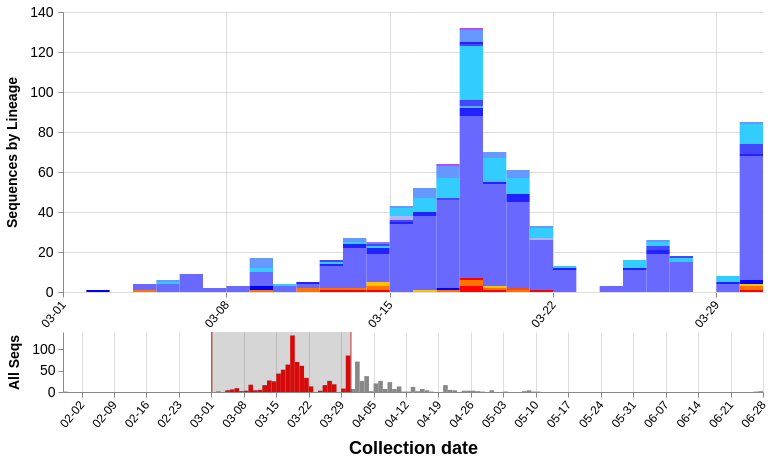

Source (Vega-Lite JSON):
### Vega specification from a JSON file in a GitHub repository (floating-point values rounded to 4 significant figures; data arrays with more than 128 entries replaced by an {"elided": "..."} marker saying what was removed)
{"$schema": "https://vega.github.io/schema/vega/v5.json", "description": "A basic stacked bar chart example.", "comment": "These will be overridden by the container of this vega plot", "width": 700, "height": 380, "padding": 5, "signals": [{"name": "disableSelectionColoring", "value": true}, {"name": "detailHeight", "value": 280}, {"name": "detailClip", "update": "detailHeight == 0"}, {"name": "overviewY", "update": "detailHeight == 0 ? 0 : detailHeight + 40"}, {"name": "overviewHeight", "value": 60}, {"name": "dateRangeStart", "value": 1575158400000, "comment": "Along with dateRangeEnd, these are hard limits on the dates shown. May need to update when we hit 2021. Dates are in milliseconds, unix epoch"}, {"name": "dateRangeEnd", "value": 1609372800000}, {"name": "dateBin", "value": 86400000, "comment": "Binning of observations by date, where date is in milliseconds. Default is 1 day (1000 * 60 * 60 * 24). This should never be less than a day. This is passed to the bin transform of cases_by_date_and_group"}, {"name": "overviewYLabel", "value": "All Seqs", "comment": "Y-axis label of the overview (bottom) panel"}, {"name": "detailYLabel", "value": "Sequences by Lineage", "comment": "Y-axis label of the detail (upper) panel"}, {"name": "yFormat", "value": "s"}, {"name": "stackOffset", "value": "zero", "comment": "Whether to show the counts as percentages ('normalize') or as absolute counts ('zero'). This is passed to the stack transform of cases_by_date_and_group"}, {"name": "cumulativeWindow", "value": [0, 0], "comment": "Window to calculate cumulative counts over. [0, 0] disables this behavior, while [null, 0] does the cumulative counting"}, {"name": "detailDomain", "value": [1583020800000, 1585612800000], "comment": "The date range selected on the overview (bottom) panel. The units are in JS date objects. If there is no date selected, this should be null."}, {"name": "brush", "value": 0, "comment": "The date range selected on the overview (bottom) panel, in screen-space coordinate units (pixels). This will be converted to dates for the detailDomain signal by referencing the xOverview scale"}, {"name": "delta", "value": 0, "comment": "The difference between windows when dragging a date selection window in the overview (bottom) panel. It is tracked onmousemove and used to update the 'brush' signal after mouseup. Units are in screen-space coordinates (pixels)"}, {"name": "xdown", "value": 0, "comment": "The initial screen-space click location, in screen-space coordinates (pixels), when first clicking on the date range window before dragging it. This is used to calculate the 'delta' signal"}, {"name": "anchor", "value": null, "comment": "The initial 'brush' signal state, when clicking on the date range window to drag it. Units are in screen-space coordinates (pixels). Used to update the 'brush' signal after dragging it."}, {"name": "hoverBar", "value": null, "comment": "Used to store which group is hovered over. Is an object with field 'group'"}, {"name": "clear", "value": true, "comment": "If clicking on anything but a grouped bar, then clear the selection (by clearing the 'selection' data object)", "on": [{"events": "mouseup[!event.item]", "update": "true", "force": true}]}, {"name": "shift", "value": false, "comment": "Track whether or not the shift key is pressed. Used to select multiple groups by holding down shift before clicking", "on": [{"events": "@detailbars:click", "update": "event.shiftKey", "force": true}]}, {"name": "clicked", "value": null, "comment": "Track clicks on the group bars, for selection purposes", "on": [{"events": "@detailbars:click", "update": "{group: datum.group}", "force": true}]}], "data": [{"name": "selected", "comment": "A list of groups that are selected", "values": [{"group": "S|614|D|G"}], "on": [{"trigger": "clear", "remove": true}, {"trigger": "!shift", "remove": true}, {"trigger": "!shift && clicked", "insert": "clicked"}, {"trigger": "shift && clicked", "toggle": "clicked"}]}, {"name": "cases_by_date_and_group", "comment": "Main data object, same as caseData in store", "format": {"parse": {"group": "string", "cases_sum": "number", "date": "date:'%Q'"}}, "values": {"elided": "188 records"}, "transform": [{"comment": "this creates the group_sum field on each item, which is a total sum of all cases for that group across all dates", "type": "joinaggregate", "ops": ["sum"], "fields": ["cases_sum"], "as": ["group_counts"], "groupby": ["group", "groupName"]}, {"comment": "Bin observations by date. The width of each bin is determined by the signal dateBin. Since the most detail in the date from GISAID is by day, the bin shouldn't ever be smaller than a day.", "type": "bin", "field": "date", "extent": [{"signal": "dateRangeStart"}, {"signal": "dateRangeEnd"}], "step": {"signal": "dateBin"}, "as": ["day_start", "day_end"]}, {"comment": "After binning, combine observations in the same group and day, by taking the sum of the sequence counts. The max aggs on group_counts and color are just to carry the fields over.", "type": "aggregate", "groupby": ["group", "groupName", "new_group", "day_start", "day_end"], "fields": ["cases_sum", "group_counts", "color"], "ops": ["sum", "max", "max"], "as": ["cases_sum", "group_counts", "color"]}, {"comment": "If a group isn't present in a dateBin that others are, then impute an empty value. This is only important for the cumulative view, so as to keep things consistent. Unfortunately I don't know how to impute for days with no data at all yet. This leads to some gaps in the cumulative view.", "type": "impute", "field": "cases_sum", "key": "day_start", "groupby": ["group", "groupName", "color", "group_counts"], "value": 0}, {"comment": "Recalculate the day_end from the day_start and dateBin, since the imputation can't work on more than one field at once.", "type": "formula", "expr": "datum.day_start + dateBin", "as": "day_end"}, {"comment": "Calculate the cumulative counts. If we're not running in cumulative mode, then output the cumulative count in a dummy field (determined by the signal windowField). If we are in cumulative mode, then overwrite the cases_sum field.", "type": "window", "sort": {"field": "day_start"}, "groupby": ["group", "groupName"], "ops": ["sum"], "fields": ["cases_sum"], "as": ["cases_sum_new"], "frame": {"signal": "cumulativeWindow"}}, {"comment": "Stack bars on the same date in preparation for the visualization. Offset (zero vs. normalize) controls counts vs. percentages.", "type": "stack", "groupby": ["day_start"], "sort": {"field": "group"}, "field": "cases_sum_new", "offset": {"signal": "stackOffset"}}]}, {"name": "cases_by_date", "source": "cases_by_date_and_group", "comment": "Collapse cases by date (ignore group), for the data in the overview (bottom) plot", "transform": [{"type": "aggregate", "groupby": ["day_start", "day_end"], "fields": ["cases_sum"], "ops": ["sum"], "as": ["cases_sum_by_date"]}]}], "marks": [{"type": "group", "name": "detail", "comment": "The mark group for the detail (upper) panel", "encode": {"comment": "The width and height should be overridden by the plot's container", "update": {"clip": {"signal": "detailClip"}, "height": {"signal": "detailHeight"}, "width": {"signal": "width"}}}, "signals": [{"name": "hoverBar", "comment": "Set the hoverBar signal when a bar is hovered over, and clear it when the mouse is hovered over anything else", "push": "outer", "on": [{"events": "@detailbars:mouseover!", "update": "{group: datum.group, date: datum.day_start}"}, {"events": "@detailbars:mouseout!", "update": "null"}]}], "scales": [{"name": "x", "comment": "Provide two fields for the domain, since if we only provide the day_start, the last day will get cut off, and if we only provide day_end, the first day will get cut off", "type": "time", "range": "width", "domain": {"fields": [{"data": "cases_by_date", "field": "day_start"}, {"data": "cases_by_date", "field": "day_end"}]}, "domainRaw": {"signal": "detailDomain"}}, {"name": "y", "comment": "Scale the y axis from 0 to the highest bar height", "type": "linear", "range": [{"signal": "detailHeight"}, 0], "nice": true, "zero": true, "domain": {"data": "cases_by_date_and_group", "field": "y1"}}], "marks": [{"type": "group", "comment": "Not sure why we need a group mark here, but this is how it is in the example plot, so I didn't change it", "encode": {"update": {"height": {"field": {"group": "height"}}, "width": {"field": {"group": "width"}}}}, "axes": [{"orient": "bottom", "scale": "x", "zindex": 0, "format": "%m-%d", "tickCount": "week", "grid": true, "gridScale": "y", "gridColor": "#DDD", "labelAngle": 310, "labelAlign": "right", "labelBaseline": "middle", "labelPadding": 5, "labelFontSize": 12}, {"orient": "left", "scale": "y", "format": {"signal": "yFormat"}, "zindex": 0, "grid": true, "gridColor": "#DDD", "title": {"signal": "detailYLabel"}, "titleFontSize": 14, "titlePadding": 10, "labelFontSize": 14, "labelPadding": 5, "tickCount": 5}], "marks": [{"type": "rect", "name": "detailbars", "from": {"data": "cases_by_date_and_group"}, "clip": true, "encode": {"comment": "Define the tooltip and other constant values here", "enter": {"strokeWidth": {"value": 1}, "tooltip": {"signal": "{title: datum.groupName, 'Total sequences': datum.group_counts, 'Sequences': datum.cases_sum_new, 'Collection date': timeFormat(datum.day_start, '%b %d %Y')}"}}, "update": {"x": {"scale": "x", "field": "day_start"}, "x2": {"scale": "x", "field": "day_end"}, "y": {"scale": "y", "field": "y0"}, "y2": {"scale": "y", "field": "y1"}, "fill": [{"test": "disableSelectionColoring || (!length(data('selected')) || indata('selected', 'group', datum.group)) && (datum.cases_sum_new > 0)", "field": "color", "comment": "If this group is selected, or if nothing is selected, then color it normally."}, {"value": "#CCC", "comment": "If there is a selected group and this group isn't one of them, then color it light grey"}], "stroke": [{"test": "hoverBar && hoverBar.group == datum.group && datum.cases_sum_new > 0", "value": "#000", "comment": "If this group is being hovered over, then set outline it black. Since we're imputing empty groups, only highlight groups with more than zero cases."}, {"value": "transparent"}], "zindex": [{"test": "hoverBar && hoverBar.group == datum.group && datum.cases_sum > 0", "value": 3, "comment": "Same as the 'stroke' test, but we also need to set the z-index here since it's possible the outline stroke will get hidden under other bars"}, {"value": 1}]}}}]}]}, {"type": "group", "name": "overview", "comment": "Mark group for the overview (bottom) panel", "encode": {"comment": "The width should be overridden by the plot container", "update": {"x": {"value": 0}, "y": {"signal": "overviewY"}, "width": {"signal": "width"}, "height": {"signal": "overviewHeight"}, "fill": {"value": "transparent"}}}, "signals": [{"name": "brush", "comment": "Trigger the date selection brush when any area of the overview plot is clicked. The update code was originally [x(), x()], but I changed it to snap to days instead of selecting by screen-space pixel. All the code does is convert from screen-space pixels --> date --> days --> round to nearest day --> date --> screen-space pixels. invert() is used to convert from pixels to date, and round(x / 86400000) rounds to the nearest day. round() * 86400000 converts from days back into the date (in milliseconds), and scale() converts from date back into screen-space coordinates. This fragment of code is used in all the signals below for day-snapping.", "push": "outer", "on": [{"events": {"merge": [{"markname": "overview", "type": "mousedown"}, {"markname": "overviewbars", "type": "mousedown"}]}, "update": "[scale('xOverview', round(invert('xOverview', x()) / 86400000) * 86400000), scale('xOverview', round(invert('xOverview', x()) / 86400000) * 86400000)]"}, {"comment": "Clear the brush selection on any double-click", "events": {"merge": [{"markname": "overview", "type": "dblclick"}, {"markname": "brushrect", "type": "dblclick"}]}, "update": "0"}, {"comment": "Update the brush on mousemove. Hold the first point of the range constant (brush[0]), and modify brush[1] by snapping to day as well (see comment above). clamp() is used to ensure that the range stays within the bounds of the plot. Capture mousemove events on both the plot and the bars to allow dragging anywhere on the overview plot", "events": {"merge": [{"source": "window", "type": "mousemove", "between": [{"markname": "overview", "type": "mousedown"}, {"source": "window", "type": "mouseup"}], "consume": true}, {"source": "window", "type": "mousemove", "between": [{"markname": "overviewbars", "type": "mousedown"}, {"source": "window", "type": "mouseup"}], "consume": true}]}, "update": "[brush[0], clamp(scale('xOverview', round(invert('xOverview', x()) / 86400000) * 86400000), 0, width)]"}, {"comment": "When the mousemove is finished (marked by mouseup event), then reorganize the brush vector so that the lesser value is first", "events": {"merge": [{"markname": "overview", "type": "mouseup"}, {"markname": "brushrect", "type": "mouseup"}]}, "update": "abs(span(brush)) <= 2 ? 0 : [brush[0], brush[1]]"}, {"comment": "Capture when the date range window is dragged, and update the ranges. Since the dragging logic implements day-snapping on its own, we don't have to round anything here.", "events": {"signal": "delta"}, "update": "clampRange([anchor[0] + delta, anchor[1] + delta], 0, width)"}]}, {"name": "anchor", "comment": "Make a copy of the brush vector when the date range is clicked. Used by the 'brush' signal to update itself after a date range drag", "push": "outer", "on": [{"events": "@brushrect:mousedown", "update": "slice(brush)"}]}, {"name": "xdown", "comment": "Track the initial drag x-coordinate, and snap to the nearest day. Used to set the 'delta' signal", "push": "outer", "on": [{"events": "@brushrect:mousedown", "update": "scale('xOverview', round(invert('xOverview', x()) / 86400000) * 86400000)"}]}, {"name": "delta", "comment": "Track how far and in what direction the date range was dragged. Snap to the nearest day. Used to set the 'brush' signal after a date range drag", "push": "outer", "on": [{"events": "[@brushrect:mousedown, window:mouseup] > window:mousemove!", "update": "scale('xOverview', round(invert('xOverview', x()) / 86400000) * 86400000) - xdown"}]}, {"name": "detailDomain", "comment": "The same as the 'brush' signal, but in date coordinates instead of screen-space (pixel) coordinates", "push": "outer", "on": [{"events": {"signal": "brush"}, "update": "span(brush) ? invert('xOverview', brush) : null"}]}], "scales": [{"name": "xOverview", "comment": "Provide two fields for the domain, since if we only provide the day_start, the last day will get cut off, and if we only provide day_end, the first day will get cut off", "type": "time", "range": "width", "domain": {"fields": [{"data": "cases_by_date", "field": "day_start"}, {"data": "cases_by_date", "field": "day_end"}]}}, {"name": "yOverview", "type": "linear", "range": [{"signal": "overviewHeight"}, 0], "domain": {"data": "cases_by_date", "field": "cases_sum_by_date"}, "nice": true, "zero": true}], "axes": [{"orient": "bottom", "scale": "xOverview", "title": "Collection date", "titleFontSize": 18, "titlePadding": 10, "format": "%m-%d", "grid": true, "gridColor": "#DDD", "gridScale": "yOverview", "labelAngle": 310, "labelAlign": "right", "labelBaseline": "middle", "labelPadding": 5, "labelFontSize": 12, "tickCount": "week"}, {"orient": "left", "scale": "yOverview", "title": {"signal": "overviewYLabel"}, "titleFontSize": 14, "titlePadding": 10, "labelFontSize": 14, "labelPadding": 3, "tickCount": 3}], "marks": [{"type": "rect", "name": "overviewbars", "from": {"data": "cases_by_date"}, "encode": {"update": {"x": {"scale": "xOverview", "field": "day_start"}, "x2": {"scale": "xOverview", "field": "day_end"}, "y": {"scale": "yOverview", "value": 0}, "y2": {"scale": "yOverview", "field": "cases_sum_by_date"}, "fill": [{"test": "detailDomain && inrange(datum.day_start, [detailDomain[0], detailDomain[1] - 1])", "value": "#f00", "comment": "Color this bar red if it's within the date selection range"}, {"value": "#888"}]}}}, {"type": "rect", "name": "brushrect", "comment": "Draw the date selection range", "encode": {"enter": {"y": {"value": 0}, "height": {"signal": "overviewHeight"}, "fill": {"value": "#333"}, "fillOpacity": {"value": 0.2}}, "update": {"x": {"signal": "if(detailDomain == null, null, scale('xOverview', detailDomain[0]))"}, "x2": {"signal": "if(detailDomain == null, null, scale('xOverview', detailDomain[1]))"}}}}, {"type": "rect", "comment": "Draw the beginning bar of the date selection range", "interactive": false, "encode": {"enter": {"y": {"value": 0}, "height": {"signal": "overviewHeight"}, "width": {"value": 1}, "fill": {"value": "firebrick"}}, "update": {"x": {"signal": "if(detailDomain == null, brush[0], scale('xOverview', detailDomain[0]))"}}}}, {"type": "rect", "comment": "Draw the ending bar of the date selection range", "interactive": false, "encode": {"enter": {"y": {"value": 0}, "height": {"signal": "overviewHeight"}, "width": {"value": 1}, "fill": {"value": "firebrick"}}, "update": {"x": {"signal": "if(detailDomain == null, brush[0], scale('xOverview', detailDomain[1]))"}}}}]}]}
